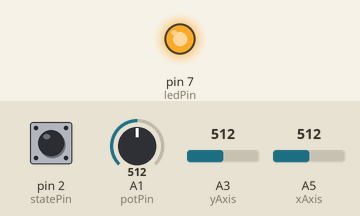
Simulated run of this sketch. Board: Arduino Uno, built with avr-gcc and run on an emulated ATmega328P. Shown: output pins drawn as LEDs (lit = HIGH). The test bench sets the inputs (shaded band); at power-on: pin 2 (statePin) HIGH, A1 (potPin) = 512, A3 (yAxis) = 512, A5 (xAxis) = 512. No radio packets arrive unless stated.

Above: at 0.1 s.
Timing chart, 0 to 1.6 s (numbered marks = the images above):
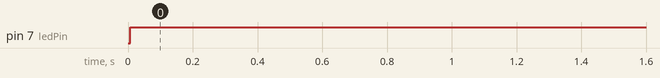

The sketch:

Final_UNO_Code.ino
```cpp
//ELE2025 Robot Project Team 2 : Ríannan Mottram, Oliver Ross, Rhys Greaves, Yihan Mei

//Code for Arduino UNO transmitter

//importing libraries

//INSTALL LIBRARIES FROM: https://github.com/nRF24/RF24

#include <SPI.h>
#include <nRF24L01.h>
#include <RF24.h>

//--------------------------

//starting radio object of class RF24
RF24 radio(9, 8); //CE and CSN connected to digital pins 9 and 8 respectively

//channel/pipe address which RF24 modules agree to communicate through (SAME ACROSS TRANSMITTER AND RECEIVER CODE)
const byte address[6] = "TEAM2"; //This address can be any 5 charcter string e.g. "123AB"

//state change pin
#define statePin 2

//LED indicator pin
#define ledPin 7

//potentiometer pin for servo arm
#define potPin A1

//state variable
volatile bool state = 0; //0 is remote control, 1 is autonomous

//prevTime to prevent button bouncing
unsigned long prevTime = 0;

//pin definitions for joystick
const int xAxis = A5;
const int yAxis = A3;

//array to store values to be transmitted
int transmitData[4]; //first element is xVal, second element is yVal, third element is robot state, fourth element is servo arm position
//xVal controls motor direction, yVal motor speed

void setup()
{
  //open serial monitor
  //Serial.begin(9600);
  //Serial.println("Serial Monitor Open");

  //state change interrupt
  pinMode(statePin, INPUT);
  attachInterrupt(digitalPinToInterrupt(statePin), isr_stateChange, FALLING);

  //LED indicator pin as output
  pinMode(ledPin, OUTPUT);

  //joystick pins as inputs
  pinMode(xAxis, INPUT);
  pinMode(yAxis, INPUT);

  //potentiometer pin for servo lifter as input
  pinMode(potPin, INPUT);

  //beginning radio communication
  //radio.begin();
  if (! radio.begin()) {
    Serial.println("Failed to connect NRF");
    while (1);
  }
  //setting radio channel using previously defined channel address
  radio.openWritingPipe(address); //writing pipe because this is transmitter code
  //setting power amplifier level. For this test setting to min, but if using higher value in robot to increase range consider adding bypass capacitor between +3.3V and GND to stabilise voltage
  radio.setPALevel(RF24_PA_MIN);
  //setting this module as the transmitter:
  radio.stopListening();
}


void loop()
{

  //Reading joystick values, in range 0-1023. full speed forward=0, full speed reverse=1023, full right=1023, full left=0.
  transmitData[0] = analogRead(xAxis);
  transmitData[1] = map(analogRead(yAxis), 0, 1023, 1023, 0); //invert y-axis so it works like joystick used for testing
  //setting robot state
  transmitData[2] = state;
  //finding position of servo arm
  transmitData[3] = analogRead(potPin);

  //printing values to serial monitor for debugging
  //char buffer[70];
  //sprintf(buffer, "x-axis: %d | y-axis: %d | state: %d | Pot Reading: %d", transmitData[0], transmitData[1], transmitData[2], transmitData[3]);
  //Serial.println(buffer);

  //sending all data to the receiver
  radio.write(&transmitData, sizeof(transmitData));

  //indicating if in remote control or autonomous mode using LED. ON is remote control, OFF is autonomous.
  digitalWrite(ledPin, !state);

  delay(20); //delay between sending new data to receiver

}


//Interrupt for changing state of robot between remote control and autonomous
void isr_stateChange()
{
  if(millis()-prevTime>500) //if more than a second has passed since last state change
  {
    prevTime = millis(); //update previous time

    if(analogRead(potPin)<10) //only change state when potentiometer pointed down
    {
      state = !state; //change state
    }
  }
}
```

Measured:
- by itself, pin 7 (ledPin): LOW → HIGH at 0.01 s
